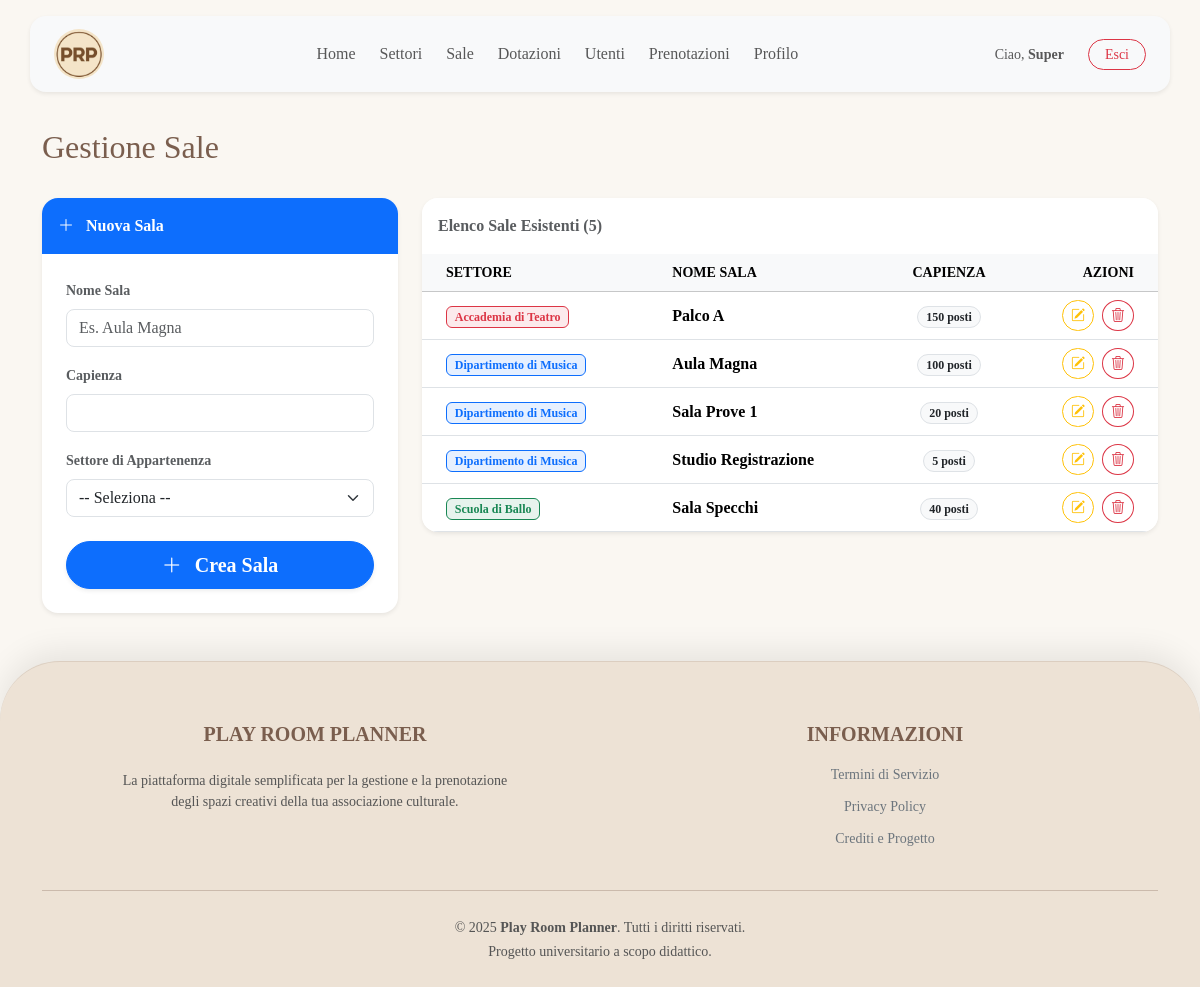
Page /frontend/admin_sale.php (signed in) on the committed database.
### tables this page shows
CREATE TABLE SALA (
    id_settore INT NOT NULL,
    nome_sala VARCHAR(50) NOT NULL,
    capienza_max INT NOT NULL CHECK (capienza_max > 0),
    
    PRIMARY KEY (id_settore, nome_sala),
    FOREIGN KEY (id_settore) REFERENCES SETTORE(id_settore)
        ON DELETE CASCADE  
        ON UPDATE CASCADE
);

CREATE TABLE SETTORE (
    id_settore INT PRIMARY KEY AUTO_INCREMENT,
    nome VARCHAR(50) NOT NULL UNIQUE,
    tipo VARCHAR(50) NOT NULL CHECK (tipo IN ('musica', 'teatro', 'ballo')),
    num_iscritti INT DEFAULT 0,
    id_responsabile INT NULL UNIQUE
);

### common/function.php (called while the page is built, shortened)
<?php
function getAllSaleGlobal($cid)
{
    $sql = "SELECT S.*, SETT.nome AS nome_settore, SETT.tipo
             FROM SALA S
             JOIN SETTORE SETT ON S.id_settore = SETT.id_settore
             ORDER BY SETT.nome ASC, S.nome_sala ASC";
    $result = $cid->query($sql);
    return $result->fetch_all(MYSQLI_ASSOC);
}

### frontend/admin_sale.php (the view, shortened to what this page needs)
<?php
require_once __DIR__ . '/../common/function.php';
$sala_edit = null;
$is_editing = false;
$sale = getAllSaleGlobal($cid);
?>
<!DOCTYPE html>
<html lang="it">
<?php require ROOT_PATH . "/common/header.php" ?>
<body class="d-flex flex-column h-100">
    <?php include ROOT_PATH . '/common/navbar.php'; ?>
    <div class="flex-shrink-0 container py-5">
        <div class="d-flex justify-content-between align-items-center mb-4">
            <h2>Gestione Sale</h2>
        </div>
        <div class="row g-4">
            <div class="col-lg-4">
                <div class="card shadow-sm border-0 rounded-4 overflow-hidden">
                    <div class="card-header border-0 py-3 fw-bold <?php echo $is_editing ? 'bg-warning text-dark' : 'bg-primary text-white'; ?>">
                        <i class="bi <?php echo $is_editing ? 'bi-pencil-square' : 'bi-plus-lg'; ?> me-2"></i>
                        <?php echo $is_editing ? 'Modifica Sala' : 'Nuova Sala'; ?>
                    </div>
                    <div class="card-body p-4">
                        <form action="<?php echo BASE_URL; ?>backend/admin_sale_exe.php" method="POST">
                            <div class="mb-3">
                                <label class="form-label fw-bold small text-muted">Nome Sala</label>
                                <input type="text" class="form-control rounded-3" name="nome_sala"
                                    placeholder="Es. Aula Magna" required
                                    value="<?php echo $is_editing ? htmlspecialchars($sala_edit['nome_sala']) : ''; ?>">
                            </div>
                            <div class="mb-3">
                                <label class="form-label fw-bold small text-muted">Capienza</label>
                                <input type="number" class="form-control rounded-3" name="capienza_max"
                                    min="1" required
                                    value="<?php echo $is_editing ? $sala_edit['capienza_max'] : ''; ?>">
                            </div>
                            <div class="mb-4">
                                <label class="form-label fw-bold small text-muted">Settore di Appartenenza</label>
                                <select class="form-select rounded-3" name="id_settore" required>
                                    <option value="" disabled <?php echo !$is_editing ? 'selected' : ''; ?>>-- Seleziona --</option>
                                </select>
                            </div>
                            <div class="d-grid gap-2">
                                <button type="submit" class="btn btn-lg rounded-pill fw-bold shadow-sm <?php echo $is_editing ? 'btn-warning text-dark' : 'btn-primary'; ?>">
                                <i class="bi <?php echo $is_editing ? 'bi-save' : 'bi-plus-lg'; ?> me-2"></i>
                                <?php echo $is_editing ? 'Salva Modifiche' : 'Crea Sala'; ?>
                                </button>
                            </div>
                        </form>
                    </div>
                </div>
            </div>
            <div class="col-lg-8">
                <div class="card shadow-sm border-0 rounded-4 overflow-hidden">
                    <div class="card-header bg-white py-3 fw-bold text-muted border-bottom-0">
                        Elenco Sale Esistenti (<?php echo count($sale); ?>)
                    </div>
                    <div class="table-responsive">
                        <table class="table table-hover align-middle mb-0">
                            <thead class="table-light small text-muted text-uppercase">
                                <tr>
                                    <th class="ps-4">Settore</th>
                                    <th>Nome Sala</th>
                                    <th class="text-center">Capienza</th>
                                    <th class="text-end pe-4">Azioni</th>
                                </tr>
                            </thead>
                            <tbody>
                                <?php if (count($sale) > 0): ?>
                                    <?php foreach ($sale as $s): ?>
                                        <tr class="<?php echo ($is_editing && $s['nome_sala'] == $nome_edit && $s['id_settore'] == $settore_edit) ? 'table-warning' : ''; ?>">
                                            <td class="ps-4">
                                                <?php
                                                $badge_color = match ($s['tipo']) {
                                                    'musica' => 'primary',
                                                    'teatro' => 'danger',
                                                    'ballo' => 'success',
                                                    default => 'secondary'
                                                };
                                                ?>
                                                <span class="badge bg-<?php echo $badge_color; ?> bg-opacity-10 text-<?php echo $badge_color; ?> border border-<?php echo $badge_color; ?>">
                                                    <?php echo htmlspecialchars($s['nome_settore']); ?>
                                                </span>
                                            </td>
                                            <td class="fw-bold text-brand">
                                                <?php echo htmlspecialchars($s['nome_sala']); ?>
                                            </td>
                                            <td class="text-center">
                                                <span class="badge bg-light text-dark border rounded-pill">
                                                    <?php echo $s['capienza_max']; ?> posti
                                                </span>
                                            </td>
                                            <td class="text-end pe-4">
                                                <div class="d-flex justify-content-end gap-2">
                                                    <a href="<?php echo BASE_URL; ?>frontend/admin_sale.php?edit=<?php echo urlencode($s['nome_sala']); ?>&settore=<?php echo $s['id_settore']; ?>"
                                                        class="btn btn-outline-warning btn-sm rounded-pill" title="Modifica">
                                                        <i class="bi bi-pencil-square"></i>
                                                    </a>
                                                    <form action="<?php echo BASE_URL; ?>backend/admin_sale_exe.php" method="POST" onsubmit="return confirm('Eliminare la sala \'<?php echo htmlspecialchars($s['nome_sala']); ?>\'?');">
                                                        <button type="submit" class="btn btn-outline-danger btn-sm rounded-circle" title="Elimina">
                                                            <i class="bi bi-trash3"></i>
                                                        </button>
                                                    </form>
                                                </div>
                                            </td>
                                        </tr>
                                    <?php endforeach; ?>
                                <?php else: ?>
                                    <tr>
                                        <td colspan="4" class="text-center py-5 text-muted">Nessuna sala trovata.</td>
                                    </tr>
                                <?php endif; ?>
                            </tbody>
                        </table>
                    </div>
                </div>
            </div>
        </div>
    </div>
</body>
</html>

### css/style.css (style rules this page uses)
* { font-family: Georgia, 'Times New Roman', Times, serif; }
html { height: 100%; }
body { background-color: #FAF7F2; padding-top: 80px; min-height: 100vh; display: flex; flex-direction: column; }
footer { margin-top: auto; width: 100%; }
html, body { overscroll-behavior-y: none; }
.container h2 { color: #7A5E4E; }
.footer-vintage { background-color: #EDE2D5; color: #7A5E4E; border-top-left-radius: 60px; border-top-right-radius: 60px; border-top: 1px solid rgba(122, 94, 78, 0.15); box-shadow: 0 -10px 30px rgba(0, 0, 0, 0.08); position: relative; z-index: 10; padding-top: 60px; padding-bottom: 40px; margin-top: auto; }
.footer-vintage hr { border-color: rgba(122, 94, 78, 0.3); opacity: 1; }

### rows in the picture
sala: id_settore.nome "Accademia di Teatro", nome_sala "Palco A", capienza_max "150"
sala: id_settore.nome "Dipartimento di Musica", nome_sala "Aula Magna", capienza_max "100"
sala: id_settore.nome "Dipartimento di Musica", nome_sala "Sala Prove 1", capienza_max "20"
sala: id_settore.nome "Dipartimento di Musica", nome_sala "Studio Registrazione", capienza_max "5"
sala: id_settore.nome "Scuola di Ballo", nome_sala "Sala Specchi", capienza_max "40"

### other values in the picture
$_SESSION['nome'] "Super"
count($sale) "5"
